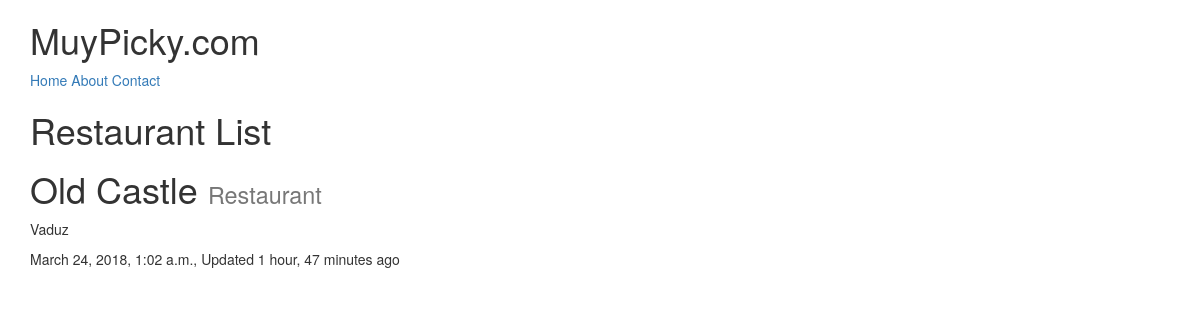
/restaurants/old-castle/, run on the app's committed database.
### restaurants/models.py (models this page shows, shortened)
class RestaurantLocation(models.Model):
    name         = models.CharField(max_length=120)
    location     = models.CharField(max_length=120, null=True, blank=True)
    category     = models.CharField(max_length=120, null=True, blank=False)
    timestamp    = models.DateTimeField(auto_now_add=True)
    updated      = models.DateTimeField(auto_now=True)
    slug         = models.SlugField(unique=True)
    @property
    def title(self):
        return self.name

### restaurants/views.py (the view)
# urls.py: url(r'^restaurants/(?P<slug>[\w-]+)/$', RestaurantDetailView.as_view()),
class RestaurantDetailView(DetailView):
    queryset = RestaurantLocation.objects.all()

### restaurants/templates/restaurants/restaurantlocation_detail.html (shortened to what this page needs)
{% extends "base.html" %}
{% block content %}
<h1>Restaurant List</h1>
<h1>{{ object.title}} <small> {{ object.category }}</small></h1>
<p>{{ object.location}}</p>
<p>{{ object.timestamp }}, Updated {{ object.updated|timesince }} ago</p>
{% endblock content %}

### data on the page
RestaurantLocation: title "Old Castle", category "Restaurant", location "Vaduz", timestamp "March 24, 2018, 1:02 a.m.", updated "1 hour, 47 minutes"
